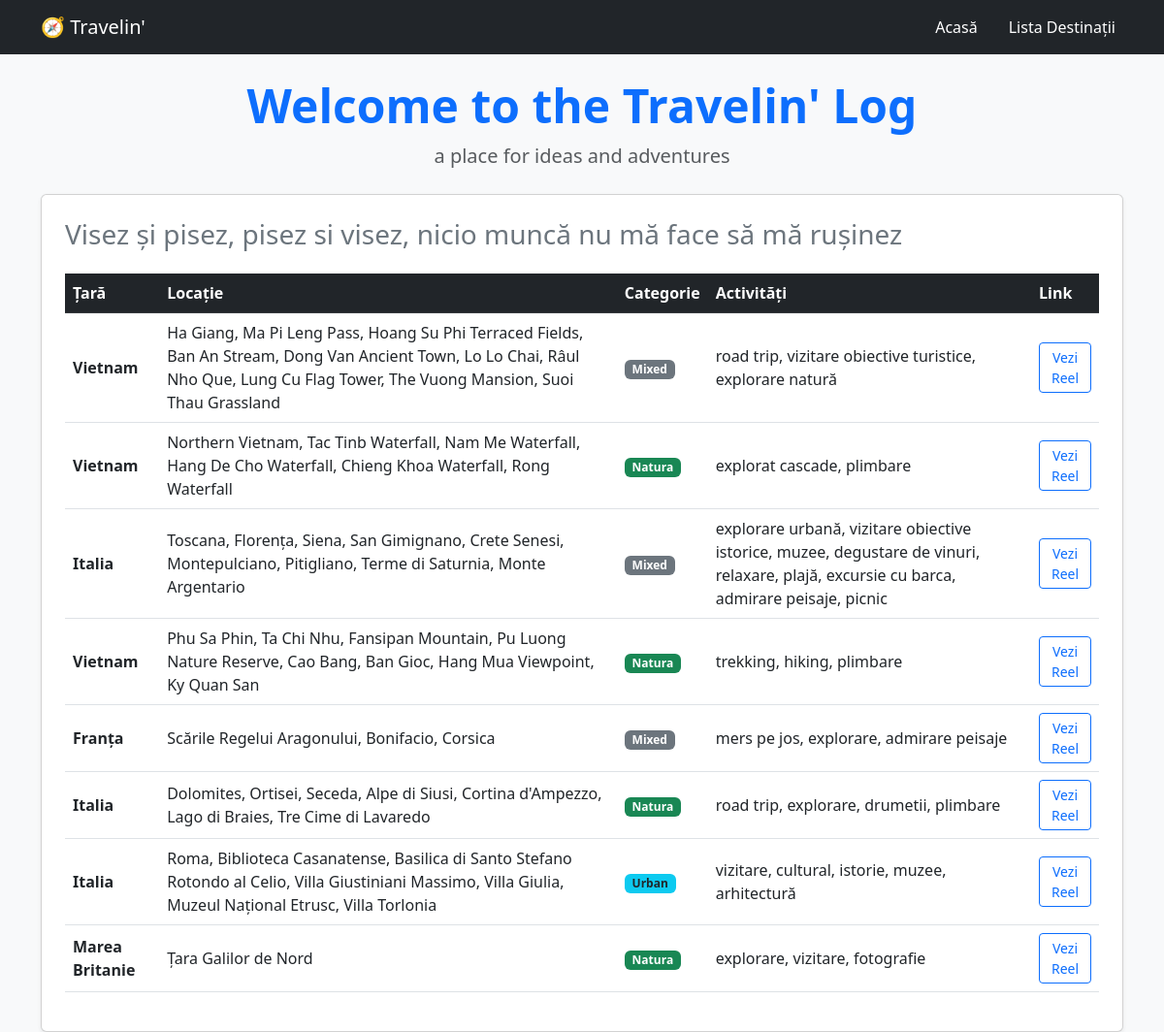
The app's page /lista/ with its own data.
### mainapp/models.py (models this page shows, shortened)
class DestinatieVacanta(models.Model):
    OPTIUNI_CATEGORIE = [
        ('Natura', 'Natura'),
        ('Urban', 'Urban'),
        ('Mixed', 'Mixed'),
    ]
    link_original = models.URLField(max_length=500)
    tara = models.CharField(max_length=100)
    locul = models.CharField(max_length=255)
    categorie = models.CharField(max_length=50, choices=OPTIUNI_CATEGORIE)
    tip_activitate = models.TextField() # unde se salveaza cuvintele cheie
    data_adaugarii = models.DateTimeField(auto_now_add=True) # punere automată a datei curente

### mainapp/views.py (the view)
# urls.py: path('lista/', views.thelist, name='the_list'),
def thelist (request):
    toate_destinatiile = DestinatieVacanta.objects.all().order_by('-data_adaugarii')
    return render(request, "mainapp/thelist.html", {"destinatii": toate_destinatiile})

### mainapp/templates/mainapp/thelist.html (shortened to what this page needs)
{% extends 'mainapp/base.html' %}
{% block content %}
<div class="card shadow-sm p-4 bg-white rounded">
    <h3 class="mb-4 text-secondary">Visez și pisez, pisez si visez, nicio muncă nu mă face să mă rușinez</h3>
    <div class="table-responsive">
        <table class="table table-hover align-middle">
            <thead class="table-dark">
                <tr>
                    <th>Țară</th>
                    <th>Locație</th>
                    <th>Categorie</th>
                    <th>Activități</th>
                    <th>Link</th>
                </tr>
            </thead>
            <tbody>
                {% for destinatie in destinatii %}
                <tr>
                    <td><span class="fw-bold">{{ destinatie.tara }}</span></td>
                    <td>{{ destinatie.locul }}</td>
                    <td>
                        {% if destinatie.categorie == "Natura" %}
                            <span class="badge bg-success">Natura</span>
                        {% elif destinatie.categorie == "Urban" %}
                            <span class="badge bg-info text-dark">Urban</span>
                        {% else %}
                            <span class="badge bg-secondary">Mixed</span>
                        {% endif %}
                    </td>
                    <td>{{ destinatie.tip_activitate }}</td>
                    <td><a href="{{ destinatie.link_original }}" target="_blank" class="btn btn-sm btn-outline-primary">Vezi Reel</a></td>
                </tr>
                {% empty %}
                <tr>
                    <td colspan="5" class="text-center text-muted">Nu a fost adăugată nicio destinație încă. Începe de pe prima pagină!</td>
                </tr>
                {% endfor %}
            </tbody>
        </table>
    </div>
</div>
{% endblock %}

### mainapp/templates/mainapp/base.html (shortened to what this page needs)
<!DOCTYPE html>
<html lang="ro">
<head>
    <link href="https://cdn.jsdelivr.net/npm/bootstrap@5.3.0/dist/css/bootstrap.min.css" rel="stylesheet">
</head>
<body class="bg-light">
    <nav class="navbar navbar-expand navbar-dark bg-dark mb-4">
        <div class="container">
            <a class="navbar-brand" href="{% url 'home' %}">🧭 Travelin'</a>
            <div class="navbar-nav">
                <a class="nav-link text-white me-3" href="{% url 'home' %}">Acasă</a>
                <a class="nav-link text-white" href="{% url 'the_list' %}">Lista Destinații</a>
            </div>
        </div>
    </nav>
    <div class="container text-center my-4">
        <h1 class="display-5 fw-bold text-primary">Welcome to the Travelin' Log</h1>
        <p class="lead text-muted">a place for ideas and adventures</p>
    </div>
    <div class="container">
        {% block content %}
        {% endblock %}
    </div>
</body>
</html>

### records on screen
DestinatieVacanta: tara "Vietnam", locul "Ha Giang, Ma Pi Leng Pass, Hoang Su Phi Terraced Fields, Ban An Stream, Dong Van Ancient Town, Lo Lo Chai, Râul Nho Que, Lung Cu Flag Tower, The Vuong Mansion, Suoi Thau Grassland", categorie "Mixed", tip_activitate "road trip, vizitare obiective turistice, explorare natură"
DestinatieVacanta: tara "Vietnam", locul "Northern Vietnam, Tac Tinb Waterfall, Nam Me Waterfall, Hang De Cho Waterfall, Chieng Khoa Waterfall, Rong Waterfall", categorie "Natura", tip_activitate "explorat cascade, plimbare"
DestinatieVacanta: tara "Italia", locul "Toscana, Florența, Siena, San Gimignano, Crete Senesi, Montepulciano, Pitigliano, Terme di Saturnia, Monte Argentario", categorie "Mixed", tip_activitate "explorare urbană, vizitare obiective istorice, muzee, degustare de vinuri, relaxare, plajă, excursie cu barca, admirare peisaje, picnic"
DestinatieVacanta: tara "Vietnam", locul "Phu Sa Phin, Ta Chi Nhu, Fansipan Mountain, Pu Luong Nature Reserve, Cao Bang, Ban Gioc, Hang Mua Viewpoint, Ky Quan San", categorie "Natura", tip_activitate "trekking, hiking, plimbare"
DestinatieVacanta: tara "Franța", locul "Scările Regelui Aragonului, Bonifacio, Corsica", categorie "Mixed", tip_activitate "mers pe jos, explorare, admirare peisaje"
DestinatieVacanta: tara "Italia", locul "Dolomites, Ortisei, Seceda, Alpe di Siusi, Cortina d'Ampezzo, Lago di Braies, Tre Cime di Lavaredo", categorie "Natura", tip_activitate "road trip, explorare, drumetii, plimbare"
DestinatieVacanta: tara "Italia", locul "Roma, Biblioteca Casanatense, Basilica di Santo Stefano Rotondo al Celio, Villa Giustiniani Massimo, Villa Giulia, Muzeul Național Etrusc, Villa Torlonia", categorie "Urban", tip_activitate "vizitare, cultural, istorie, muzee, arhitectură"
DestinatieVacanta: tara "Marea Britanie", locul "Țara Galilor de Nord", categorie "Natura", tip_activitate "explorare, vizitare, fotografie"
